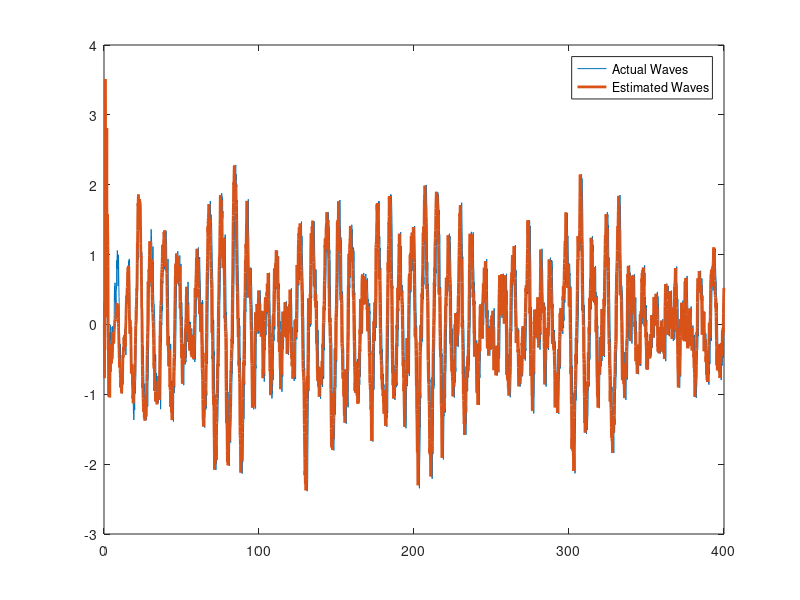

Source code (MATLAB): (Note: this script raises an error after producing the figure.)
clear all;
close all;

fsize = 20;
load('P5e_estimated_waves.mat')
load('P5e_waves.mat')
psi_e = est_waves;
psi_w = waves;
s = 1;
e = 4000;
t = psi_e(1,s:e);

plot(t, psi_w(2,s:e), t, psi_e(2,s:e),'LineWidth',2);
lg = legend('Actual Waves', 'Estimated Waves');
lg.FontSize = fsize;

tl = title('Actual Wave-disturbance vs. Estimated Wave-disturbance');
tl.FontSize = fsize;
xl = xlabel('Time [s]');
xl.FontSize = fsize;
yl = ylabel('Amplitude [rad]');
yl.FontSize = fsize;